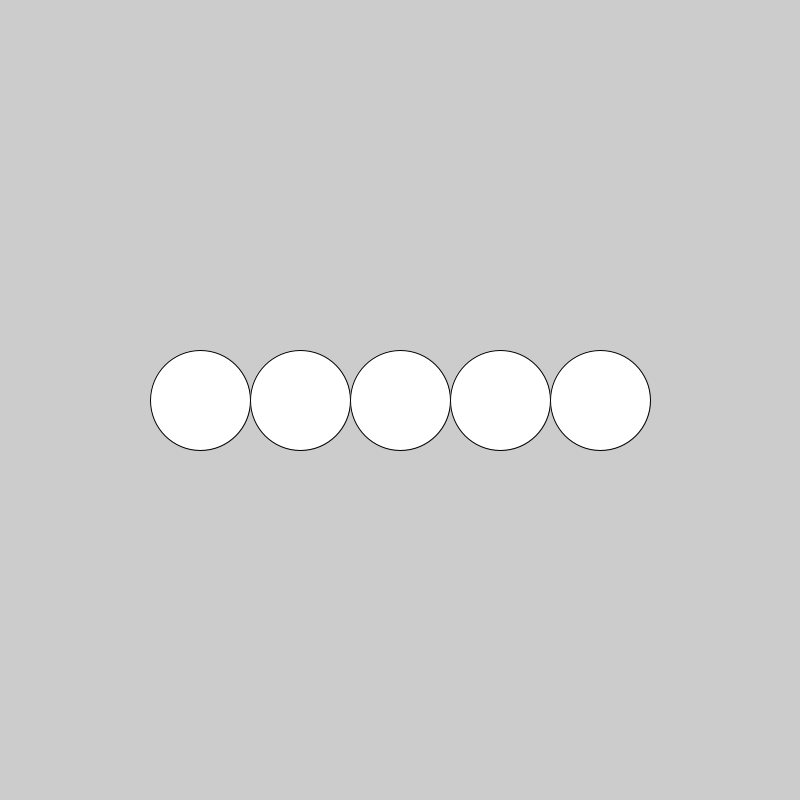
Frame 1 (no input)
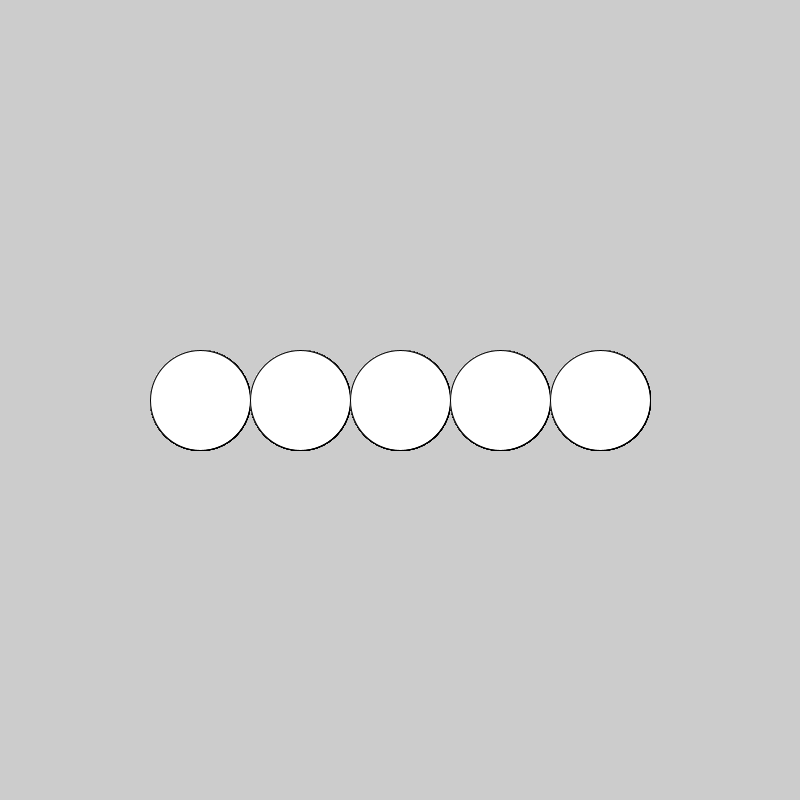
Frame 60 (the mouse pressed at the canvas centre just before this capture)
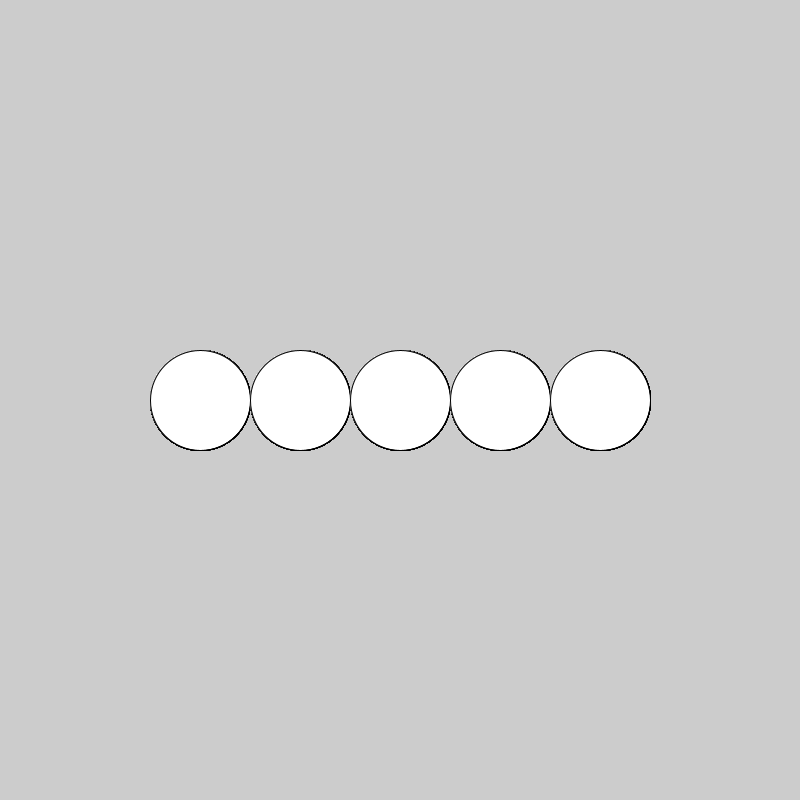
Frame 120 (the mouse held since frame 60 and released just before this capture)

The Processing sketch that drew these frames (run headless with seeded random() and noise(); from frame 60 on, the mouse is pressed at the canvas centre):

// Processing sketch: Circles_processing_3
// ── Circles_processing_3.pde
//ellipse(xcenter,ycenter,xdiameter,ydiameter)

void setup()
{
  size(800,800);
  //runs once the program starts
  System.out.println("hi, im in setup!");
   System.out.println(width);
   System.out.println(height);
}
  
 void draw()

    //runs 60 fps
 {
    ellipse((width/2)-200,height/2,100,100);
    ellipse((width/2)-100,height/2,100,100);
    ellipse((width/2),height/2,100,100);
    ellipse((width/2)+100,height/2,100,100);
    ellipse((width/2)+200,height/2,100,100);

   
    
    System.out.println("bye, im in draw!");
    System.out.println(width);
    System.out.println(height);
    
 }
  
  
 
